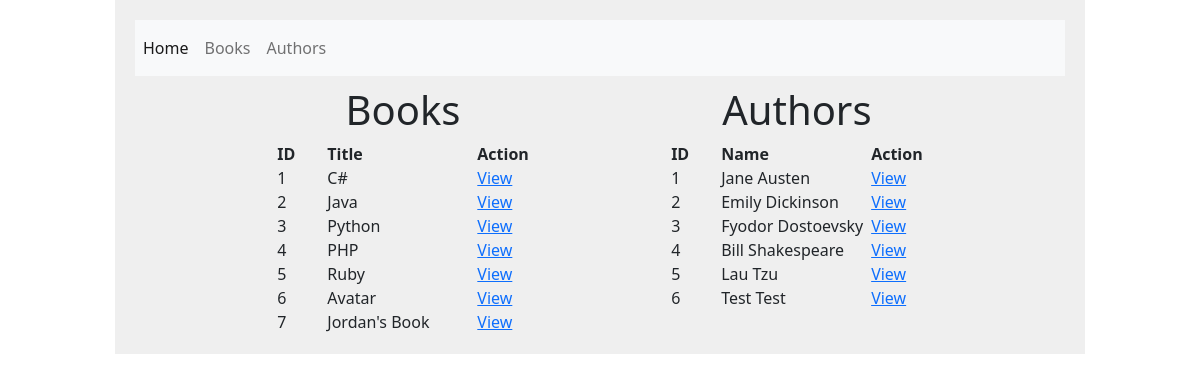
The page / on the database its author committed.
### books_authors_shell_app/models.py (models this page shows)
class Book(models.Model):
    title = models.CharField(max_length = 255)
    description = models.TextField()
    created_at = models.DateTimeField(auto_now_add = True)
    updated_at = models.DateTimeField(auto_now = True)

class Author(models.Model):
    first_name = models.CharField(max_length=255)
    last_name = models.CharField(max_length=255)
    books = models.ManyToManyField(Book, related_name="authors")
    notes = models.TextField()
    created_at = models.DateTimeField(auto_now_add = True)
    updated_at = models.DateTimeField(auto_now = True)

### books_authors_shell_app/views.py (the view)
# urls.py: path('', views.index),
def index(request):
    context = {
        'all_books' : Book.objects.all(),
        'all_authors': Author.objects.all()
    }
    return render(request, 'index.html', context)

### books_authors_shell_app/templates/index.html
{% extends 'base.html' %}
{% block content %}
<div id="wrapper">
    <div id="books" class="tables">
        <h1>Books</h1>
        <table>
            <thead>
                <tr>
                    <th>ID</th>
                    <th class="middle">Title</th>
                    <th>Action</th>
                </tr>
            </thead>
            <tbody>
                {% for book in all_books %}
                <tr>
                    <td>{{book.id}}</td>
                    <td class="middle">{{book.title}}</td>
                    <td><a href="books/{{book.id}}">View</a></td>
                </tr>
                {% endfor %}
            </tbody>
        </table>
    </div>
    <div id="authors" class="tables">
        <h1>Authors</h1>
        <table>
            <thead>
                <tr>
                    <th>ID</th>
                    <th class="middle">Name</th>
                    <th>Action</th>
                </tr>
            </thead>
            <tbody>
                {% for author in all_authors %}
                <tr>
                    <td>{{author.id}}</td>
                    <td class="middle">{{author.first_name}} {{author.last_name}}</td>
                    <td><a href="authors/{{author.id}}">View</a></td>
                </tr>
                {% endfor %}
            </tbody>
        </table>
    </div>
</div>
{% endblock %}

### books_authors_shell_app/templates/base.html (shortened to what this page needs)
<!DOCTYPE html>
<html lang="en">
<head>
    {% load static %}
    <link rel="stylesheet" href="{% static 'css/style.css' %}">
    <link href="https://cdn.jsdelivr.net/npm/bootstrap@5.0.0-beta3/dist/css/bootstrap.min.css" rel="stylesheet">
</head>
<body>
    <div id="container">
        <nav class="navbar navbar-expand-lg navbar-light bg-light">
            <div class="collapse navbar-collapse" id="navbarNavAltMarkup">
            <div class="navbar-nav">
                <a class="nav-item nav-link active" href="/">Home</a>
                <a class="nav-item nav-link" href="/books">Books</a>
                <a class="nav-item nav-link" href="/authors">Authors</a>
            </div>
            </div>
        </nav>
        {% block content %}
        {% endblock %}
    </div>
</body>
</html>

### books_authors_shell_app/static/css/style.css (style rules this page uses)
* { margin: 0px; padding: 0px; }
#container { width: 970px; margin: auto; padding: 20px; background-color: #efefef; }
#wrapper { display: flex; justify-content: space-evenly; margin: auto; }
.middle { width: 150px; }
.tables th, td { min-width: 50px; margin: 5px; }
.tables h1 { text-align: center; margin-top: 10px; }

### rows shown on the page
Book: id "1", title "C#"
Book: id "2", title "Java"
Book: id "3", title "Python"
Book: id "4", title "PHP"
Book: id "5", title "Ruby"
Book: id "6", title "Avatar"
Book: id "7", title "Jordan's Book"
Author: id "1", first_name "Jane", last_name "Austen"
Author: id "2", first_name "Emily", last_name "Dickinson"
Author: id "3", first_name "Fyodor", last_name "Dostoevsky"
Author: id "4", first_name "Bill", last_name "Shakespeare"
Author: id "5", first_name "Lau", last_name "Tzu"
Author: id "6", first_name "Test", last_name "Test"
